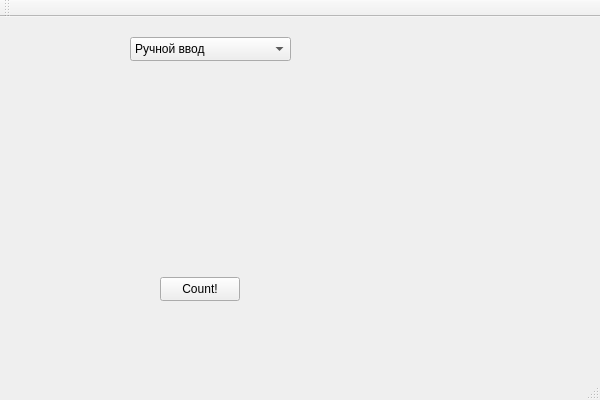
<?xml version="1.0" encoding="UTF-8"?>
<ui version="4.0">
 <class>PlayersClass</class>
 <widget class="QMainWindow" name="PlayersClass">
  <property name="geometry">
   <rect>
    <x>0</x>
    <y>0</y>
    <width>600</width>
    <height>400</height>
   </rect>
  </property>
  <property name="windowTitle">
   <string>Players</string>
  </property>
  <widget class="QWidget" name="centralWidget">
   <widget class="QPushButton" name="pushButton">
    <property name="geometry">
     <rect>
      <x>160</x>
      <y>260</y>
      <width>80</width>
      <height>24</height>
     </rect>
    </property>
    <property name="text">
     <string>Count!</string>
    </property>
   </widget>
   <widget class="QComboBox" name="comboBox">
    <property name="geometry">
     <rect>
      <x>130</x>
      <y>20</y>
      <width>161</width>
      <height>24</height>
     </rect>
    </property>
    <item>
     <property name="text">
      <string>Ручной ввод</string>
     </property>
    </item>
    <item>
     <property name="text">
      <string>Чтение из файла</string>
     </property>
    </item>
   </widget>
  </widget>
  <widget class="QMenuBar" name="menuBar">
   <property name="geometry">
    <rect>
     <x>0</x>
     <y>0</y>
     <width>600</width>
     <height>29</height>
    </rect>
   </property>
  </widget>
  <widget class="QToolBar" name="mainToolBar">
   <attribute name="toolBarArea">
    <enum>TopToolBarArea</enum>
   </attribute>
   <attribute name="toolBarBreak">
    <bool>false</bool>
   </attribute>
  </widget>
  <widget class="QStatusBar" name="statusBar"/>
 </widget>
 <layoutdefault spacing="6" margin="11"/>
 <resources>
  <include location="Players.qrc"/>
 </resources>
 <connections/>
</ui>
